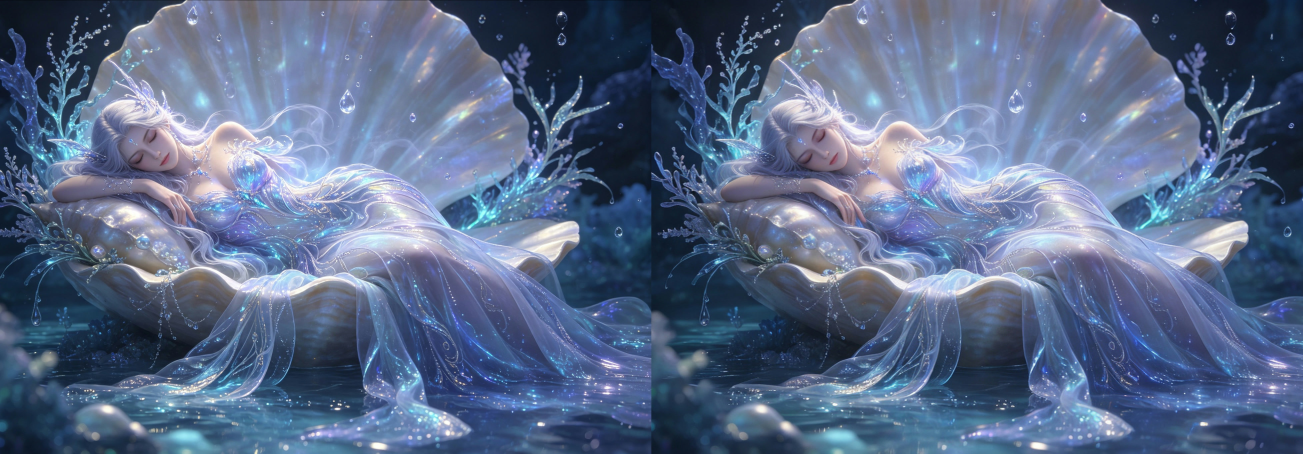
#> input picture examples/1793794190555-2048_Easy3D_V21_FDL_R1024_D100_B035_F030_S20_G186_FRBoth_PAR_Seed457315609_Aligned_Cut.jpg, 3908 x 1362 px (shown at 1/3 size); its folder holds only this picture in this run
$ python -i output_type.py   (imports and definitions only)
#> lines starting #> are read from the running program, lines starting #| are printed output that depends on the picture
"""
output_type.py - Output Type separated from GUI and inference
V75.30 - Extracted from SD3D_GUI-V74

Handles:
- Parallel (Default) - Left|Right correct for VR
- Cross-Eyed (XD) - Right|Left swapped
- Auto-Align Parallel / Cross-Eyed / Both

Usage in GUI:
    from output_type import OUTPUT_TYPE_OPTIONS, process_sbs_file

Usage in inference_bat_final.py (optional):
    from output_type import get_output_type_suffix, create_sbs_image
"""

from pathlib import Path
import shutil
import subprocess
import sys
from PIL import Image

OUTPUT_TYPE_OPTIONS = {
    "1. Parallel (Default)": "parallel",
    "2. Cross-Eyed (XD Swap)": "xd",
    "3. Auto-Align Parallel": "align_parallel",
    "4. Auto-Align Cross-Eyed (XD)": "align_xd",
    "5. Auto-Align Parallel+XD (Both - 2 Files)": "align_both"
}

def make_sbs(left_img, right_img):
    """Create side-by-side image from left and right"""
    out = Image.new("RGB", (left_img.width + right_img.width, left_img.height))
    out.paste(left_img, (0, 0))
    out.paste(right_img, (left_img.width, 0))
    return out

# [12 lines left out: function get_output_type_suffix, not called in this run]

def process_sbs_file(sbs_path, output_type, log_func=None, align_exe_path=None):
    """
    Process a single SBS file to desired output type
    - sbs_path: Path to SBS jpg
    - output_type: one of OUTPUT_TYPE_OPTIONS values (parallel, xd, align_parallel, align_xd, align_both)
    - log_func: optional log function
    - align_exe_path: optional path to StereoAutoAlign.exe, auto-detected if None
    Returns: Path or list of Paths for align_both
    """
#> called with output_type = 'out.png'
    def log(msg):
        if log_func:
            log_func(msg)
        else:
            print(msg, flush=True)

    try:
        sbs_path = Path(sbs_path)
        if not sbs_path.exists():
            log(f"[OutputType] File not found: {sbs_path}")
            return None

        # Parse base name and suffix
        # Example: IMG_..._R_GA1.60_GB0.65_TEXT1.0.3D_SBS_B0.15_S123.jpg
        # base_name = part before 3D_SBS
        name = sbs_path.stem
        # Find suffix after 3D_SBS
        if "3D_SBS" in name:
            # Keep everything after 3D_SBS as suffix for output
            idx = name.find("3D_SBS")
            base_name = name[:idx].rstrip("_")
            suffix = name[idx+len("3D_SBS"):]
        else:
            base_name = name
            suffix = ""

        # Open SBS and split left/right
        sbs_img = Image.open(sbs_path)
#> sbs_img is the input picture: PIL image 3908x1362 RGB; mean R, G, B 89.3, 105.8, 136.5
        w, h = sbs_img.size
        mid = w // 2
        left = sbs_img.crop((0, 0, mid, h))
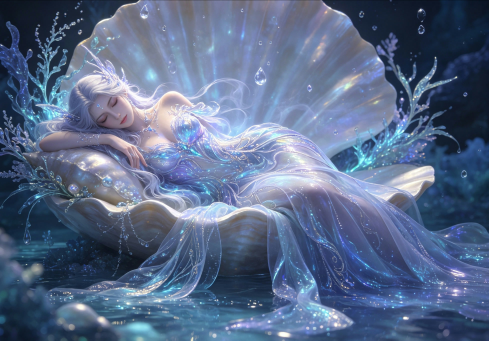
#> left: PIL image 1954x1362 RGB (shown at 1/4 size); mean R, G, B 89.7, 106.5, 137.4
        right = sbs_img.crop((mid, 0, w, h))
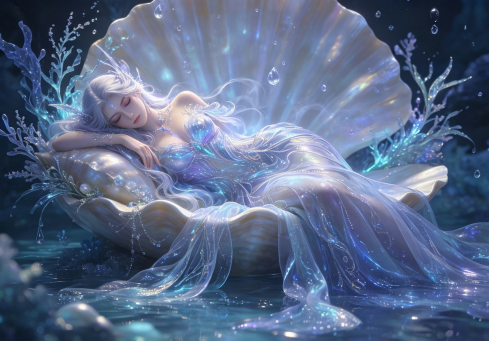
#> right: PIL image 1954x1362 RGB (shown at 1/4 size); mean R, G, B 89, 105.1, 135.6

        needs_align = "align" in output_type
        is_xd = "xd" in output_type
        is_both = "both" in output_type

        # Auto-Align with StereoAutoAlign.exe if needed
        if needs_align:
            if align_exe_path is None:
                # Try to find exe in current dir and tools
                candidates = [
                    Path.cwd() / "StereoAutoAlign.exe",
                    Path.cwd() / "tools" / "StereoAutoAlign.exe",
                    Path(__file__).parent / "StereoAutoAlign.exe",
                    Path(__file__).parent / "tools" / "StereoAutoAlign.exe",
                    # User reported path: ffmpeg\bin\stereoautoalign030\StereoAutoAlign.exe
                    Path(__file__).parent / "ffmpeg" / "bin" / "stereoautoalign030" / "StereoAutoAlign.exe",
                    Path.cwd() / "ffmpeg" / "bin" / "stereoautoalign030" / "StereoAutoAlign.exe",
                    Path(__file__).parent.parent / "ffmpeg" / "bin" / "stereoautoalign030" / "StereoAutoAlign.exe",
                ]
                for cand in candidates:
                    if cand.exists():
                        align_exe_path = cand
                        break

            if align_exe_path and Path(align_exe_path).exists():
                align_exe = Path(align_exe_path)
                log(f"[Auto-Align] Using {align_exe}")
                try:
                    temp_dir = sbs_path.parent / f"_temp_align_{sbs_path.stem}"
                    temp_dir.mkdir(exist_ok=True)
                    left_temp = temp_dir / f"{sbs_path.stem}_L_raw.jpg"
                    right_temp = temp_dir / f"{sbs_path.stem}_R_raw.jpg"
                    left.save(left_temp)
                    right.save(right_temp)

                    cmd = [str(align_exe), str(left_temp), str(right_temp), "10"]
                    si = None
                    creationflags = 0
                    if sys.platform == "win32":
                        try:
                            si = subprocess.STARTUPINFO()
                            si.dwFlags |= subprocess.STARTF_USESHOWWINDOW
                            si.wShowWindow = subprocess.SW_HIDE
                            creationflags = subprocess.CREATE_NO_WINDOW
                        except:
                            si = None
                            creationflags = 0
                    subprocess.run(cmd, cwd=str(temp_dir), timeout=30,
                                   stdout=subprocess.DEVNULL, stderr=subprocess.DEVNULL,
                                   startupinfo=si, creationflags=creationflags)

                    aligned_l = None
                    aligned_r = None
                    for f in temp_dir.glob("*Align_l.*"):
                        aligned_l = f
                        break
                    for f in temp_dir.glob("*Align_r.*"):
                        aligned_r = f
                        break
                    # Fallback search in parent
                    if not aligned_l:
                        for f in sbs_path.parent.glob("*_L_raw_Align_l.*"):
                            aligned_l = f
                            break
                    if not aligned_r:
                        for f in sbs_path.parent.glob("*_L_raw_Align_r.*"):
                            aligned_r = f
                            break

                    if aligned_l and aligned_r:
                        left_aligned = Image.open(aligned_l)
                        right_aligned = Image.open(aligned_r)
                        lw, lh = left_aligned.size
                        left_cropped = left_aligned.crop((1, 0, lw-1, lh))
                        rw, rh = right_aligned.size
                        right_cropped = right_aligned.crop((1, 0, rw-1, rh))
                        left = left_cropped
                        right = right_cropped
                        if left.size != right.size:
                            right = right.resize(left.size, Image.LANCZOS)
                        log(f"[Auto-Align] Aligned success")
                    else:
                        log(f"[Auto-Align] WARNING: Aligned files not found, using original")
                    shutil.rmtree(temp_dir, ignore_errors=True)
                    for f in Path.cwd().glob("*_L_raw_Align_*"):
                        try:
                            f.unlink()
                        except:
                            pass
                except Exception as e:
                    log(f"[Auto-Align] Failed: {e}")
            else:
                log(f"[Auto-Align] StereoAutoAlign.exe not found, adding Align suffix only")

        # V58.2 FIX: Base SBS from inference is ORIG|GEN which is actually Cross-Eyed in VR
        # So Parallel needs No-Swap (left|right), XD needs Swap (right|left)
        # But earlier version had it reversed, fixed here

        if is_both:
            final_parallel = make_sbs(left, right)  # Parallel = no swap
            name_parallel = f"{base_name}_Align{suffix}.jpg"
            path_parallel = sbs_path.parent / name_parallel
            final_parallel.save(path_parallel, "JPEG", quality=95, subsampling=0)
            log(f"[OutputType] Saved {output_type} Parallel: {name_parallel}")

            final_xd = make_sbs(right, left)  # XD = swap
            name_xd = f"{base_name}_Align_XD{suffix}.jpg"
            path_xd = sbs_path.parent / name_xd
            final_xd.save(path_xd, "JPEG", quality=95, subsampling=0)
            log(f"[OutputType] Saved {output_type} XD: {name_xd}")

            try:
                if sbs_path.exists():
                    sbs_path.unlink()
                    log(f"[OutputType] Removed original: {sbs_path.name}")
            except:
                pass
            return [path_parallel, path_xd]

        elif is_xd and needs_align:
            final = make_sbs(right, left)  # XD = swap
            new_name = f"{base_name}_Align_XD{suffix}.jpg"
        elif needs_align:
            final = make_sbs(left, right)  # Parallel = no swap
            new_name = f"{base_name}_Align{suffix}.jpg"
        elif is_xd:
            final = make_sbs(right, left)  # XD = swap
            new_name = f"{base_name}_XD{suffix}.jpg"
        else:
            # Parallel default - fix if original was XD
            final = make_sbs(left, right)
#> in make_sbs, `out.paste(left_img, (0, 0))`:
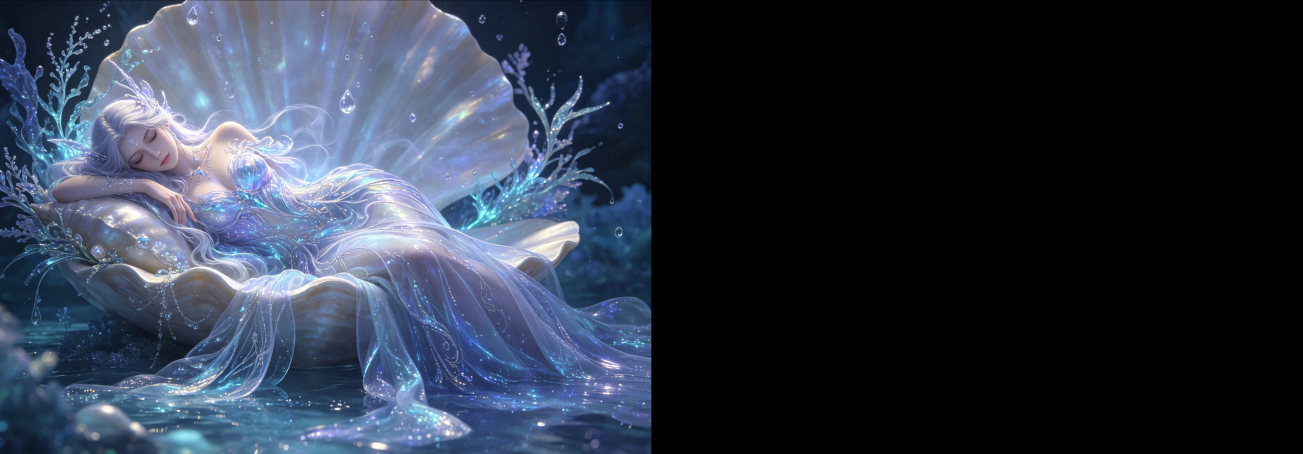
#> out: PIL image 3908x1362 RGB (shown at 1/3 size); mean R, G, B 44.8, 53.3, 68.7
            new_name = f"{base_name}{suffix}.jpg"
            new_path = sbs_path.parent / new_name
            if new_path != sbs_path:
                final.save(new_path, "JPEG", quality=95, subsampling=0)
                try:
                    sbs_path.unlink()
                except:
                    pass
                log(f"[OutputType] Fixed Parallel (swapped): {new_name}")
                return new_path
            else:
                temp_path = sbs_path.parent / f"_{base_name}_temp{suffix}.jpg"
                final.save(temp_path, "JPEG", quality=95, subsampling=0)
                try:
                    sbs_path.unlink()
                    temp_path.rename(sbs_path)
                    log(f"[OutputType] Fixed Parallel in place: {sbs_path.name}")
                except Exception as e:
                    log(f"[OutputType] Failed to overwrite: {e}")
                    return temp_path
                return sbs_path

        new_path = sbs_path.parent / new_name
        final.save(new_path, "JPEG", quality=95, subsampling=0)
        log(f"[OutputType] Saved {output_type}: {new_name}")
        try:
            if new_path != sbs_path and sbs_path.exists():
                sbs_path.unlink()
                log(f"[OutputType] Removed original: {sbs_path.name}")
        except:
            pass
        return new_path

    except Exception as e:
        if log_func:
            log_func(f"[OutputType] Failed: {e}")
            import traceback
            log_func(traceback.format_exc())
        else:
            print(f"[OutputType] Failed: {e}", flush=True)
            import traceback
            traceback.print_exc()
        return None


# [25 lines left out: functions create_sbs_image, get_output_type_display_name, not called in this run]

>>> result = process_sbs_file('examples/1793794190555-2048_Easy3D_V21_FDL_R1024_D100_B035_F030_S20_G186_FRBoth_PAR_Seed457315609_Aligned_Cut.jpg', 'out.png')

$ run again, on examples/1793811626634-2048_Easy3D_V21_FDL_R1024_D100_B035_F030_S20_G186_FRBoth_PAR_Seed457315609_Aligned_Cut.jpg
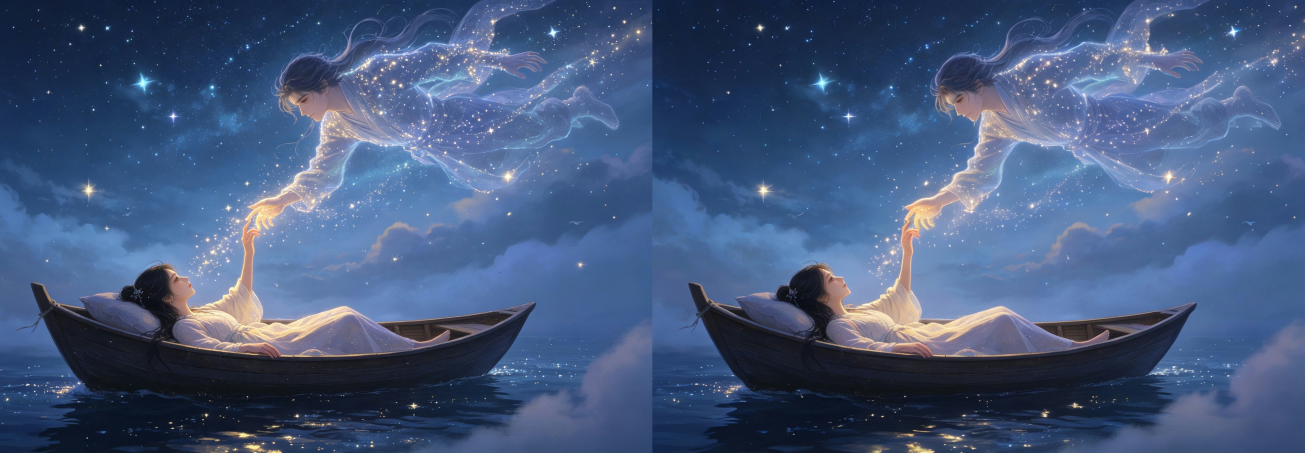
#> input picture examples/1793811626634-2048_Easy3D_V21_FDL_R1024_D100_B035_F030_S20_G186_FRBoth_PAR_Seed457315609_Aligned_Cut.jpg, 3914 x 1359 px (shown at 1/3 size)
#> in process_sbs_file, sbs_img is the input picture: PIL image 3914x1359 RGB; mean R, G, B 68.8, 88.9, 124.9
#> in process_sbs_file, `right = sbs_img.crop((mid, 0, w, h))`:
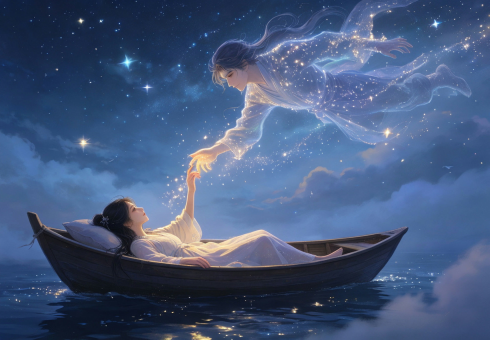
#> right: PIL image 1957x1359 RGB (shown at 1/4 size); mean R, G, B 69.1, 88.9, 124.8
#> in make_sbs, `out.paste(left_img, (0, 0))`:
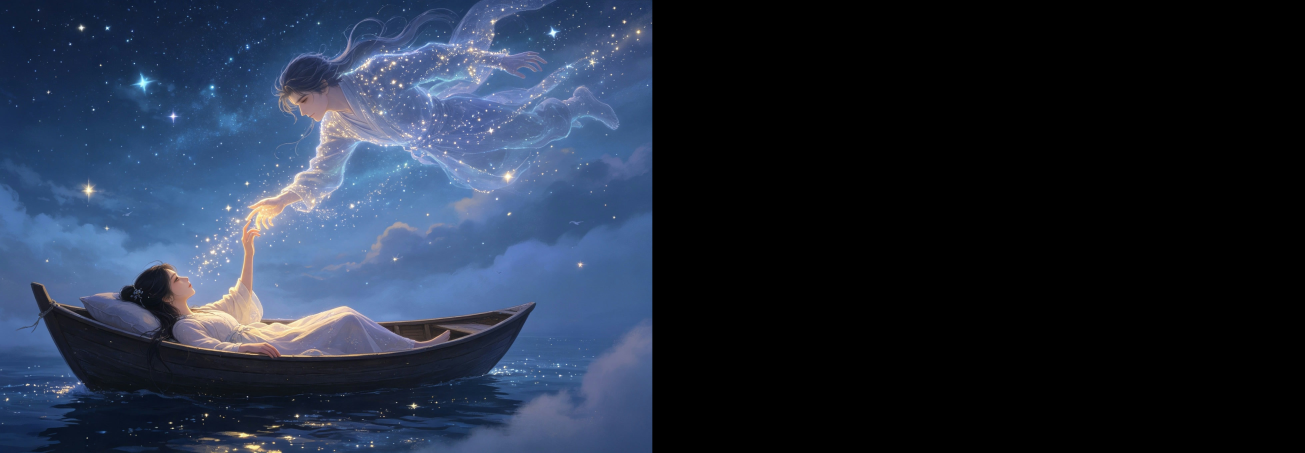
#> out: PIL image 3914x1359 RGB (shown at 1/3 size); mean R, G, B 34.3, 44.5, 62.5

$ run again, on examples/1793964244466-2048_Easy3D_V21_FDL_R1024_D100_B035_F030_S20_G186_FRBoth_PAR_Seed457315609_Aligned_Cut.jpg
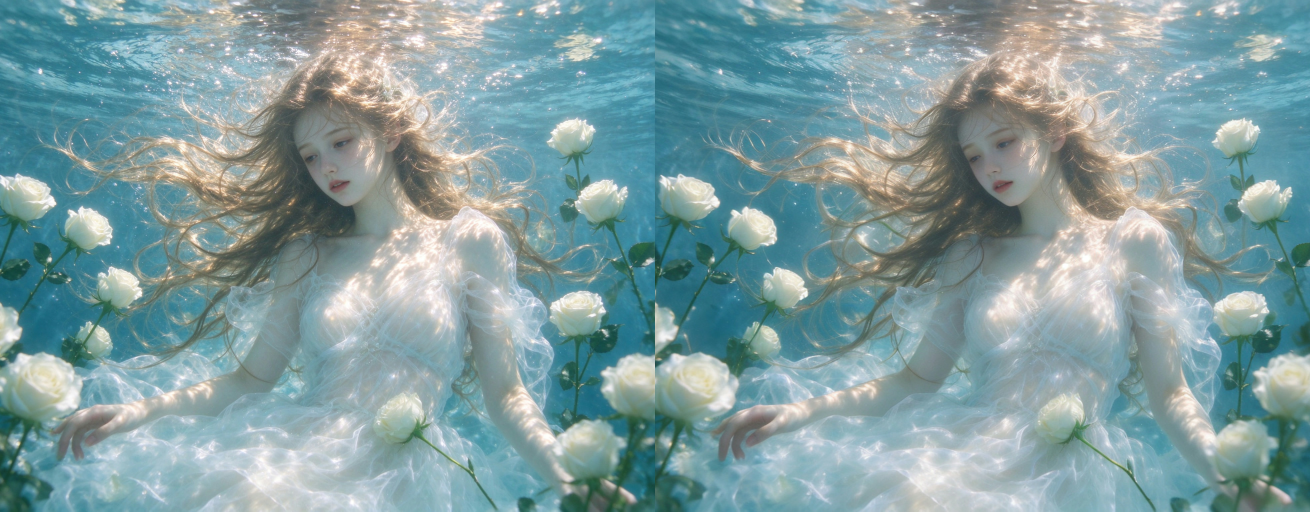
#> input picture examples/1793964244466-2048_Easy3D_V21_FDL_R1024_D100_B035_F030_S20_G186_FRBoth_PAR_Seed457315609_Aligned_Cut.jpg, 3930 x 1535 px (shown at 1/3 size)
#> in process_sbs_file, sbs_img is the input picture: PIL image 3930x1535 RGB; mean R, G, B 129.5, 157.6, 160.4
#> in process_sbs_file, `right = sbs_img.crop((mid, 0, w, h))`:
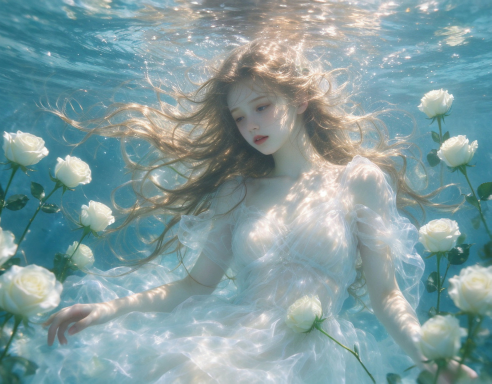
#> right: PIL image 1965x1535 RGB (shown at 1/4 size); mean R, G, B 129.3, 156.4, 159.2
#> in make_sbs, `out.paste(left_img, (0, 0))`:
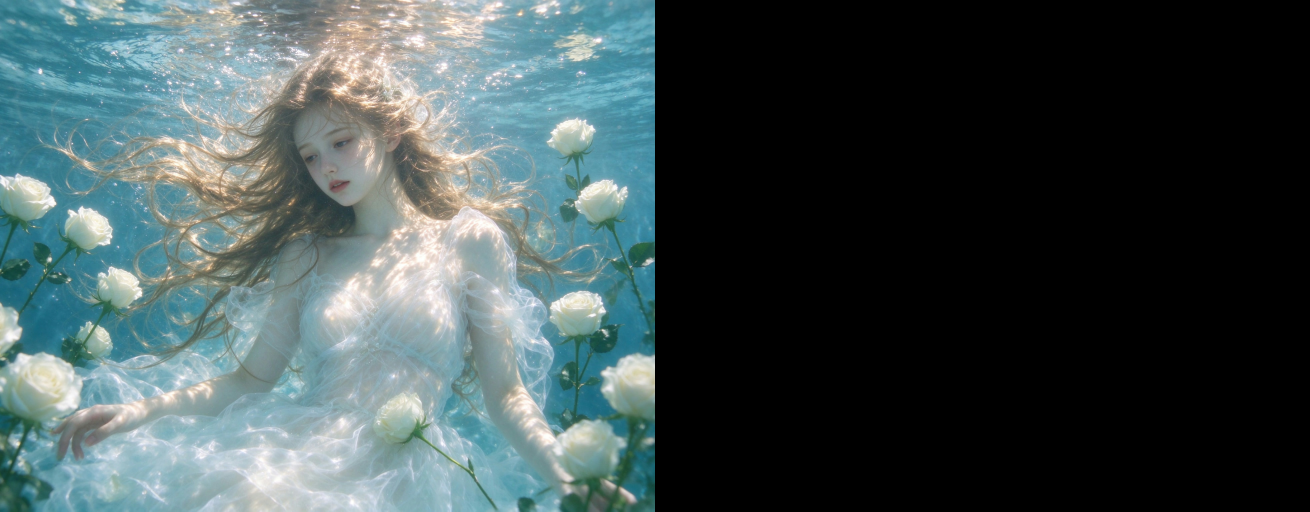
#> out: PIL image 3930x1535 RGB (shown at 1/3 size); mean R, G, B 64.9, 79.4, 80.8
